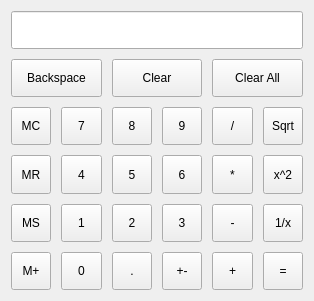
<?xml version="1.0" encoding="UTF-8"?>
 <ui version="4.0">
  <class>Calculator</class>
  <widget class="QWidget" name="Calculator">
   <property name="geometry">
    <rect>
     <x>0</x>
     <y>0</y>
     <width>314</width>
     <height>301</height>
    </rect>
   </property>
   <property name="sizePolicy">
    <sizepolicy hsizetype="Fixed" vsizetype="Fixed">
     <horstretch>0</horstretch>
     <verstretch>0</verstretch>
    </sizepolicy>
   </property>
   <property name="minimumSize">
    <size>
     <width>314</width>
     <height>301</height>
    </size>
   </property>
   <property name="maximumSize">
    <size>
     <width>1024</width>
     <height>768</height>
    </size>
   </property>
   <property name="windowTitle">
    <string>Calculator</string>
   </property>
   <layout class="QVBoxLayout" name="verticalLayout">
    <item>
     <layout class="QGridLayout" name="gridLayout">
      <property name="spacing">
       <number>10</number>
      </property>
      <item row="1" column="0" colspan="2">
       <widget class="QToolButton" name="backspaceButton">
        <property name="sizePolicy">
         <sizepolicy hsizetype="Expanding" vsizetype="Expanding">
          <horstretch>0</horstretch>
          <verstretch>0</verstretch>
         </sizepolicy>
        </property>
        <property name="text">
         <string>Backspace</string>
        </property>
       </widget>
      </item>
      <item row="2" column="0">
       <widget class="QToolButton" name="clearMemoryButton">
        <property name="sizePolicy">
         <sizepolicy hsizetype="Expanding" vsizetype="Expanding">
          <horstretch>0</horstretch>
          <verstretch>0</verstretch>
         </sizepolicy>
        </property>
        <property name="text">
         <string>MC</string>
        </property>
       </widget>
      </item>
      <item row="2" column="1">
       <widget class="QToolButton" name="sevenButton">
        <property name="sizePolicy">
         <sizepolicy hsizetype="Expanding" vsizetype="Expanding">
          <horstretch>0</horstretch>
          <verstretch>0</verstretch>
         </sizepolicy>
        </property>
        <property name="text">
         <string>7</string>
        </property>
       </widget>
      </item>
      <item row="2" column="2">
       <widget class="QToolButton" name="eightButton">
        <property name="sizePolicy">
         <sizepolicy hsizetype="Expanding" vsizetype="Expanding">
          <horstretch>0</horstretch>
          <verstretch>0</verstretch>
         </sizepolicy>
        </property>
        <property name="text">
         <string>8</string>
        </property>
       </widget>
      </item>
      <item row="2" column="3">
       <widget class="QToolButton" name="nineButton">
        <property name="sizePolicy">
         <sizepolicy hsizetype="Expanding" vsizetype="Expanding">
          <horstretch>0</horstretch>
          <verstretch>0</verstretch>
         </sizepolicy>
        </property>
        <property name="text">
         <string>9</string>
        </property>
       </widget>
      </item>
      <item row="2" column="4">
       <widget class="QToolButton" name="divisionButton">
        <property name="sizePolicy">
         <sizepolicy hsizetype="Expanding" vsizetype="Expanding">
          <horstretch>0</horstretch>
          <verstretch>0</verstretch>
         </sizepolicy>
        </property>
        <property name="text">
         <string>/</string>
        </property>
       </widget>
      </item>
      <item row="2" column="5">
       <widget class="QToolButton" name="squareRootButton">
        <property name="sizePolicy">
         <sizepolicy hsizetype="Expanding" vsizetype="Expanding">
          <horstretch>0</horstretch>
          <verstretch>0</verstretch>
         </sizepolicy>
        </property>
        <property name="text">
         <string>Sqrt</string>
        </property>
       </widget>
      </item>
      <item row="1" column="2" colspan="2">
       <widget class="QToolButton" name="clearButton">
        <property name="sizePolicy">
         <sizepolicy hsizetype="Expanding" vsizetype="Expanding">
          <horstretch>0</horstretch>
          <verstretch>0</verstretch>
         </sizepolicy>
        </property>
        <property name="text">
         <string>Clear</string>
        </property>
       </widget>
      </item>
      <item row="1" column="4" colspan="2">
       <widget class="QToolButton" name="clearAllButton">
        <property name="sizePolicy">
         <sizepolicy hsizetype="Expanding" vsizetype="Expanding">
          <horstretch>0</horstretch>
          <verstretch>0</verstretch>
         </sizepolicy>
        </property>
        <property name="text">
         <string>Clear All</string>
        </property>
       </widget>
      </item>
      <item row="0" column="0" colspan="6">
       <widget class="QLineEdit" name="display">
        <property name="sizePolicy">
         <sizepolicy hsizetype="Expanding" vsizetype="Expanding">
          <horstretch>0</horstretch>
          <verstretch>0</verstretch>
         </sizepolicy>
        </property>
        <property name="maxLength">
         <number>15</number>
        </property>
        <property name="alignment">
         <set>Qt::AlignRight|Qt::AlignTrailing|Qt::AlignVCenter</set>
        </property>
        <property name="readOnly">
         <bool>true</bool>
        </property>
       </widget>
      </item>
      <item row="3" column="0">
       <widget class="QToolButton" name="readMemoryButton">
        <property name="sizePolicy">
         <sizepolicy hsizetype="Expanding" vsizetype="Expanding">
          <horstretch>0</horstretch>
          <verstretch>0</verstretch>
         </sizepolicy>
        </property>
        <property name="text">
         <string>MR</string>
        </property>
       </widget>
      </item>
      <item row="3" column="1">
       <widget class="QToolButton" name="fourButton">
        <property name="sizePolicy">
         <sizepolicy hsizetype="Expanding" vsizetype="Expanding">
          <horstretch>0</horstretch>
          <verstretch>0</verstretch>
         </sizepolicy>
        </property>
        <property name="text">
         <string>4</string>
        </property>
       </widget>
      </item>
      <item row="3" column="2">
       <widget class="QToolButton" name="fiveButton">
        <property name="sizePolicy">
         <sizepolicy hsizetype="Expanding" vsizetype="Expanding">
          <horstretch>0</horstretch>
          <verstretch>0</verstretch>
         </sizepolicy>
        </property>
        <property name="text">
         <string>5</string>
        </property>
       </widget>
      </item>
      <item row="3" column="3">
       <widget class="QToolButton" name="sixButton">
        <property name="sizePolicy">
         <sizepolicy hsizetype="Expanding" vsizetype="Expanding">
          <horstretch>0</horstretch>
          <verstretch>0</verstretch>
         </sizepolicy>
        </property>
        <property name="text">
         <string>6</string>
        </property>
       </widget>
      </item>
      <item row="3" column="4">
       <widget class="QToolButton" name="timesButton">
        <property name="sizePolicy">
         <sizepolicy hsizetype="Expanding" vsizetype="Expanding">
          <horstretch>0</horstretch>
          <verstretch>0</verstretch>
         </sizepolicy>
        </property>
        <property name="text">
         <string>*</string>
        </property>
       </widget>
      </item>
      <item row="3" column="5">
       <widget class="QToolButton" name="powerButton">
        <property name="sizePolicy">
         <sizepolicy hsizetype="Expanding" vsizetype="Expanding">
          <horstretch>0</horstretch>
          <verstretch>0</verstretch>
         </sizepolicy>
        </property>
        <property name="text">
         <string>x^2</string>
        </property>
       </widget>
      </item>
      <item row="4" column="0">
       <widget class="QToolButton" name="setMemoryButton">
        <property name="sizePolicy">
         <sizepolicy hsizetype="Expanding" vsizetype="Expanding">
          <horstretch>0</horstretch>
          <verstretch>0</verstretch>
         </sizepolicy>
        </property>
        <property name="text">
         <string>MS</string>
        </property>
       </widget>
      </item>
      <item row="4" column="1">
       <widget class="QToolButton" name="oneButton">
        <property name="sizePolicy">
         <sizepolicy hsizetype="Expanding" vsizetype="Expanding">
          <horstretch>0</horstretch>
          <verstretch>0</verstretch>
         </sizepolicy>
        </property>
        <property name="text">
         <string>1</string>
        </property>
       </widget>
      </item>
      <item row="4" column="2">
       <widget class="QToolButton" name="twoButton">
        <property name="sizePolicy">
         <sizepolicy hsizetype="Expanding" vsizetype="Expanding">
          <horstretch>0</horstretch>
          <verstretch>0</verstretch>
         </sizepolicy>
        </property>
        <property name="text">
         <string>2</string>
        </property>
       </widget>
      </item>
      <item row="4" column="3">
       <widget class="QToolButton" name="threeButton">
        <property name="sizePolicy">
         <sizepolicy hsizetype="Expanding" vsizetype="Expanding">
          <horstretch>0</horstretch>
          <verstretch>0</verstretch>
         </sizepolicy>
        </property>
        <property name="text">
         <string>3</string>
        </property>
       </widget>
      </item>
      <item row="4" column="4">
       <widget class="QToolButton" name="minusButton">
        <property name="sizePolicy">
         <sizepolicy hsizetype="Expanding" vsizetype="Expanding">
          <horstretch>0</horstretch>
          <verstretch>0</verstretch>
         </sizepolicy>
        </property>
        <property name="text">
         <string>-</string>
        </property>
       </widget>
      </item>
      <item row="4" column="5">
       <widget class="QToolButton" name="reciprocalButton">
        <property name="sizePolicy">
         <sizepolicy hsizetype="Expanding" vsizetype="Expanding">
          <horstretch>0</horstretch>
          <verstretch>0</verstretch>
         </sizepolicy>
        </property>
        <property name="text">
         <string>1/x</string>
        </property>
       </widget>
      </item>
      <item row="5" column="0">
       <widget class="QToolButton" name="addToMemoryButton">
        <property name="sizePolicy">
         <sizepolicy hsizetype="Expanding" vsizetype="Expanding">
          <horstretch>0</horstretch>
          <verstretch>0</verstretch>
         </sizepolicy>
        </property>
        <property name="text">
         <string>M+</string>
        </property>
       </widget>
      </item>
      <item row="5" column="1">
       <widget class="QToolButton" name="zeroButton">
        <property name="sizePolicy">
         <sizepolicy hsizetype="Expanding" vsizetype="Expanding">
          <horstretch>0</horstretch>
          <verstretch>0</verstretch>
         </sizepolicy>
        </property>
        <property name="text">
         <string>0</string>
        </property>
       </widget>
      </item>
      <item row="5" column="2">
       <widget class="QToolButton" name="pointButton">
        <property name="sizePolicy">
         <sizepolicy hsizetype="Expanding" vsizetype="Expanding">
          <horstretch>0</horstretch>
          <verstretch>0</verstretch>
         </sizepolicy>
        </property>
        <property name="text">
         <string>.</string>
        </property>
       </widget>
      </item>
      <item row="5" column="3">
       <widget class="QToolButton" name="changeSignButton">
        <property name="sizePolicy">
         <sizepolicy hsizetype="Expanding" vsizetype="Expanding">
          <horstretch>0</horstretch>
          <verstretch>0</verstretch>
         </sizepolicy>
        </property>
        <property name="text">
         <string>+-</string>
        </property>
       </widget>
      </item>
      <item row="5" column="4">
       <widget class="QToolButton" name="plusButton">
        <property name="sizePolicy">
         <sizepolicy hsizetype="Expanding" vsizetype="Expanding">
          <horstretch>0</horstretch>
          <verstretch>0</verstretch>
         </sizepolicy>
        </property>
        <property name="text">
         <string>+</string>
        </property>
       </widget>
      </item>
      <item row="5" column="5">
       <widget class="QToolButton" name="equalButton">
        <property name="sizePolicy">
         <sizepolicy hsizetype="Expanding" vsizetype="Expanding">
          <horstretch>0</horstretch>
          <verstretch>0</verstretch>
         </sizepolicy>
        </property>
        <property name="text">
         <string>=</string>
        </property>
       </widget>
      </item>
     </layout>
    </item>
   </layout>
  </widget>
  <resources/>
  <connections/>
 </ui>
